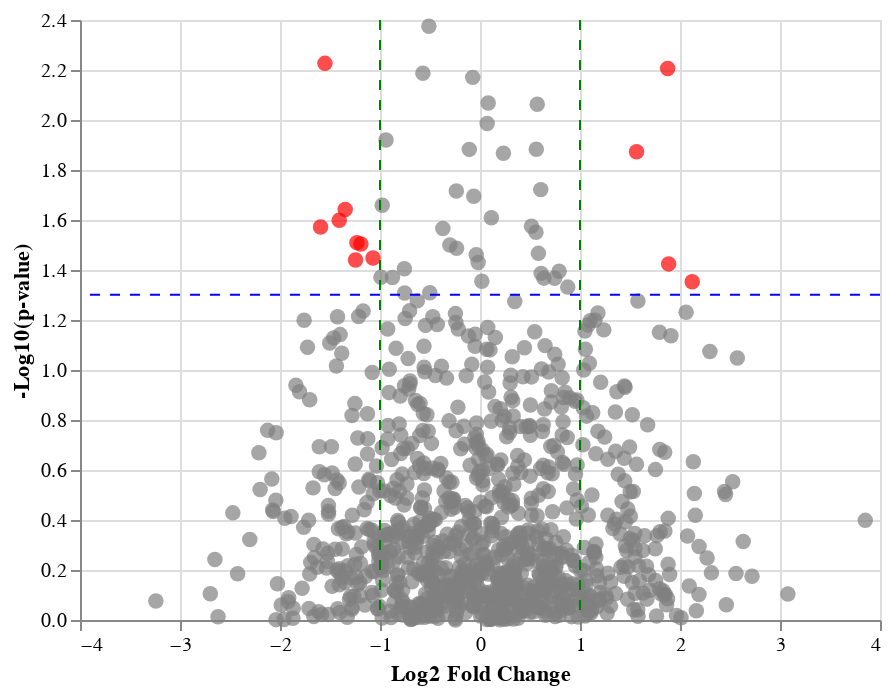

Here is the notebook cell this chart was saved with:
### Code cell
import altair as alt
import pandas as pd
import numpy as np

# Generate dummy data for the volcano plot
np.random.seed(42)
data = pd.DataFrame({
    'log2FoldChange': np.random.randn(1000),  # log2 fold change values
    'pvalue': np.random.uniform(0.001, 1, 1000)  # p-values
})

# Calculate -log10(p-value) for plotting
data['-log10pvalue'] = -np.log10(data['pvalue'])

# Define thresholds for significance
log2FC_threshold = 1 # threshold for log2 fold change
pvalue_threshold = 0.05  # threshold for p-value

# Create a column for labeling points as "Significant"
data['significant'] = (abs(data['log2FoldChange']) > log2FC_threshold) & (data['pvalue'] < pvalue_threshold)

# Create a base chart for the scatter plot
base = alt.Chart(data).mark_circle(size=60).encode(
    x=alt.X('log2FoldChange', title='Log2 Fold Change'),
    y=alt.Y('-log10pvalue', title='-Log10(p-value)')
)

# Color encoding based on significance
scatter = base.encode(
    color=alt.condition(
        alt.datum.significant,
        alt.value('red'),  # color for significant points
        alt.value('gray')  # color for non-significant points
    ),
    tooltip=['log2FoldChange', 'pvalue', '-log10pvalue']
)

# Vertical lines for log2 fold change threshold
vline_positive = alt.Chart(pd.DataFrame({'x': [log2FC_threshold]})).mark_rule(color='green', strokeDash=[5,5]).encode(x='x')
vline_negative = alt.Chart(pd.DataFrame({'x': [-log2FC_threshold]})).mark_rule(color='green', strokeDash=[5,5]).encode(x='x')

# Horizontal line for p-value threshold
hline = alt.Chart(pd.DataFrame({'y': [-np.log10(pvalue_threshold)]})).mark_rule(color='blue', strokeDash=[5,5]).encode(y='y')

# Combine the scatter plot and threshold lines
volcano_plot = scatter + vline_positive + vline_negative + hline

# Display the chart
volcano_plot.properties(
    title='Volcano Plot (Altair Example)',
    width=1200,
    height=800
)

volcano_plot

### Figure 1 — Vega-Lite specification as saved in the notebook (floating-point values rounded to 4 significant figures; data arrays with more than 128 entries replaced by an {"elided": "..."} marker saying what was removed)
{"config": {"view": {"continuousWidth": 400, "continuousHeight": 300}}, "layer": [{"data": {"name": "data-9a84cab26b43638e4dd1484ff03e3f90"}, "mark": {"type": "circle", "size": 60}, "encoding": {"color": {"condition": {"value": "red", "test": "datum.significant"}, "value": "gray"}, "tooltip": [{"field": "log2FoldChange", "type": "quantitative"}, {"field": "pvalue", "type": "quantitative"}, {"field": "-log10pvalue", "type": "quantitative"}], "x": {"field": "log2FoldChange", "title": "Log2 Fold Change", "type": "quantitative"}, "y": {"field": "-log10pvalue", "title": "-Log10(p-value)", "type": "quantitative"}}}, {"data": {"name": "data-a34019366e793aa5e70591f9693d64a7"}, "mark": {"type": "rule", "color": "green", "strokeDash": [5, 5]}, "encoding": {"x": {"field": "x", "type": "quantitative"}}}, {"data": {"name": "data-a78e7365baaeffdc97857c4e82cc8124"}, "mark": {"type": "rule", "color": "green", "strokeDash": [5, 5]}, "encoding": {"x": {"field": "x", "type": "quantitative"}}}, {"data": {"name": "data-65932ef10f118980092280b8ad7d070b"}, "mark": {"type": "rule", "color": "blue", "strokeDash": [5, 5]}, "encoding": {"y": {"field": "y", "type": "quantitative"}}}], "$schema": "https://vega.github.io/schema/vega-lite/v4.17.0.json", "datasets": {"data-9a84cab26b43638e4dd1484ff03e3f90": {"elided": "1000 records"}, "data-a34019366e793aa5e70591f9693d64a7": [{"x": 1}], "data-a78e7365baaeffdc97857c4e82cc8124": [{"x": -1}], "data-65932ef10f118980092280b8ad7d070b": [{"y": 1.301}]}}
